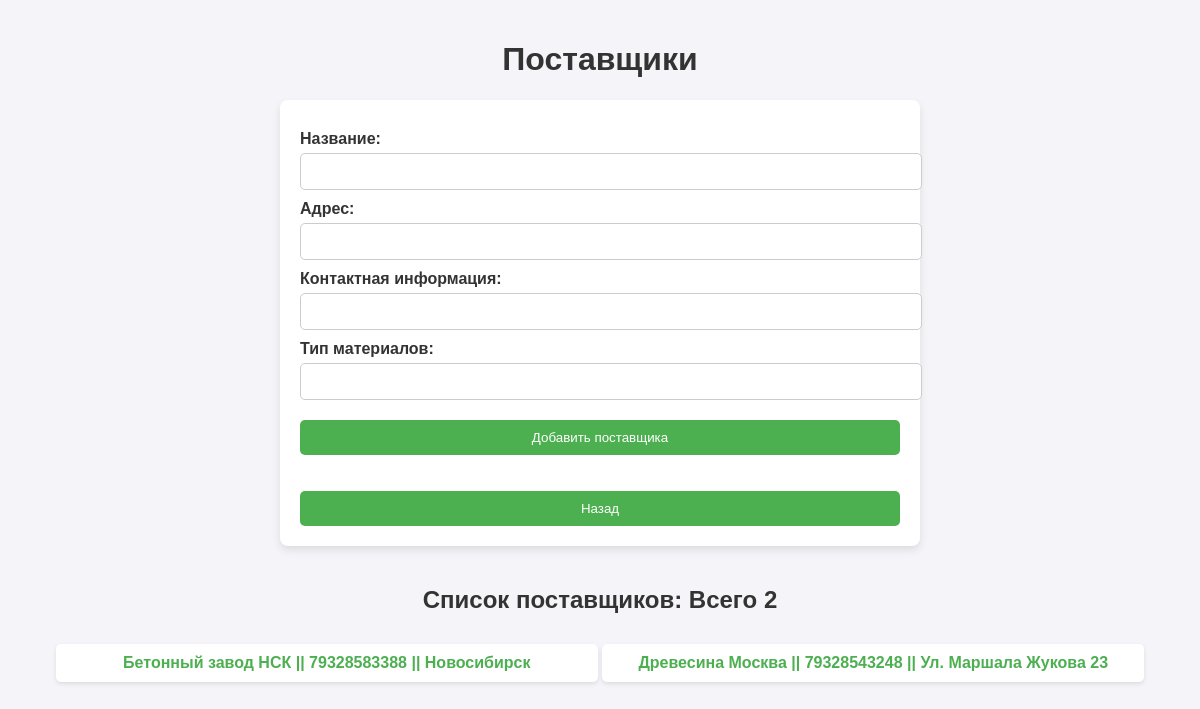
The page /suppliers (signed in) on the database as committed earlier.
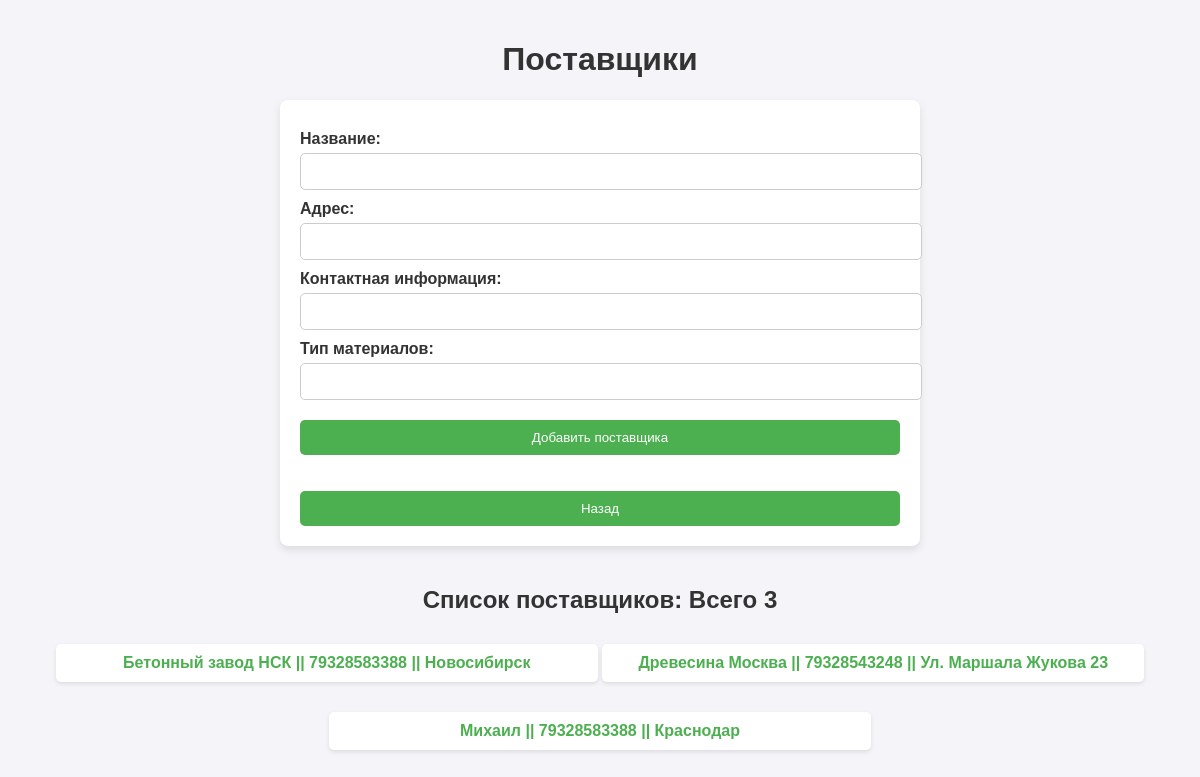
The same page on the database as committed later.
### tables this page shows
CREATE TABLE suppliers (
                id INTEGER PRIMARY KEY AUTOINCREMENT,
                name TEXT NOT NULL,
                address TEXT,
                contact_info TEXT,
                type_of_materials TEXT
            );

### main.py (the view, shortened to what this page needs)
@app.route("/suppliers", methods=["GET", "POST"])
@login_required
def manage_suppliers():
    suppliers = SupplierTable.get_all()
    lens = SupplierTable.count_suppliers()
    return render_template("manage_suppliers.html", suppliers=suppliers, lens=lens)

### active_record.py (called while the page is built)
    @staticmethod
    def connect():
        conn = sqlite3.connect(DB_PATH)
        conn.row_factory = sqlite3.Row
        return conn

    @staticmethod
    def from_row(row):
        return Supplier(
            id=row["id"], name=row["name"], contact_info=row["contact_info"],
            type_of_materials=row["type_of_materials"], address=row["address"]
        )

    @staticmethod
    def get_all():
        conn = Supplier.connect()
        cursor = conn.cursor()
        cursor.execute("SELECT * FROM suppliers")
        rows = cursor.fetchall()
        conn.close()
        return [Supplier.from_row(row) for row in rows]

    @staticmethod
    def from_row(row):
        if len(row) == 4:
            return User(
                id=row[0],
                username=row[1],
                password=row[2],
                desc=row[3]
            )
        return None

    @classmethod
    def get_by_id(cls, user_id):
        conn = User.connect()
        cursor = conn.cursor()
        cursor.execute("SELECT * FROM users WHERE id = ?", (user_id,))
        row = cursor.fetchone()
        conn.close()
        return User.from_row(row) if row else None

### templates/manage_suppliers.html (shortened to what this page needs)
<!DOCTYPE html>
<html lang="ru">
<head>
</head>
<body>
<h1>Поставщики</h1>
<div class="form-container">
    <form method="POST">
        <label for="name">Название:</label>
        <input type="text" id="name" name="name" required>
        <label for="address">Адрес:</label>
        <input type="text" id="address" name="address" required>
        <label for="contact_info">Контактная информация:</label>
        <input type="text" id="contact_info" name="contact_info" required>
        <label for="type_of_materials">Тип материалов:</label>
        <input type="text" id="type_of_materials" name="type_of_materials" required>
        <button type="submit">Добавить поставщика</button>
    </form>
        <button type="submit" onclick="window.location.href='{{ url_for('index') }}'">Назад</button>
</div>
<h2>Список поставщиков: Всего {{ lens }}</h2>
<ul class="supplier-list">
    {% for supplier in suppliers %}
    <li>
        <a href="{{ url_for('manage_supplier', supplier_id=supplier.id) }}">{{ supplier.name }} || {{ supplier.contact_info }} || {{ supplier.address }}</a>
    </li>
    {% endfor %}
</ul>
</body>
</html>

Rows that differ between the two databases and show on the page:
added suppliers: name "Михаил", contact_info "79328583388", address "Краснодар"
Other text that changed with them:
{{ lens }}: "2" → "3"
